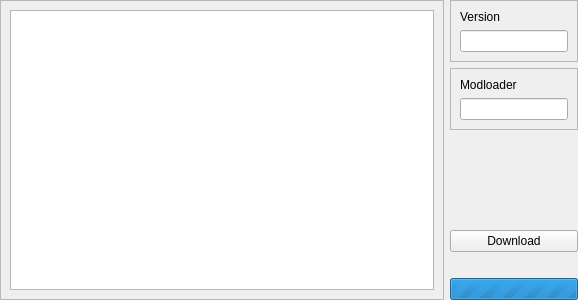
<?xml version="1.0" encoding="UTF-8"?>
<ui version="4.0">
 <class>Form</class>
 <widget class="QWidget" name="Form">
  <property name="geometry">
   <rect>
    <x>0</x>
    <y>0</y>
    <width>578</width>
    <height>300</height>
   </rect>
  </property>
  <property name="windowTitle">
   <string>Form</string>
  </property>
  <layout class="QHBoxLayout" name="horizontalLayout">
   <property name="leftMargin">
    <number>0</number>
   </property>
   <property name="topMargin">
    <number>0</number>
   </property>
   <property name="rightMargin">
    <number>0</number>
   </property>
   <property name="bottomMargin">
    <number>0</number>
   </property>
   <item>
    <widget class="QFrame" name="frame_4">
     <property name="sizePolicy">
      <sizepolicy hsizetype="Expanding" vsizetype="Preferred">
       <horstretch>0</horstretch>
       <verstretch>0</verstretch>
      </sizepolicy>
     </property>
     <property name="frameShape">
      <enum>QFrame::StyledPanel</enum>
     </property>
     <property name="frameShadow">
      <enum>QFrame::Raised</enum>
     </property>
     <layout class="QVBoxLayout" name="verticalLayout_5">
      <item>
       <widget class="QListWidget" name="items_list"/>
      </item>
     </layout>
    </widget>
   </item>
   <item>
    <widget class="QWidget" name="filters_widget" native="true">
     <property name="sizePolicy">
      <sizepolicy hsizetype="Maximum" vsizetype="Preferred">
       <horstretch>0</horstretch>
       <verstretch>0</verstretch>
      </sizepolicy>
     </property>
     <layout class="QVBoxLayout" name="verticalLayout_3">
      <property name="leftMargin">
       <number>0</number>
      </property>
      <property name="topMargin">
       <number>0</number>
      </property>
      <property name="rightMargin">
       <number>0</number>
      </property>
      <property name="bottomMargin">
       <number>0</number>
      </property>
      <item>
       <widget class="QFrame" name="frame_2">
        <property name="frameShape">
         <enum>QFrame::StyledPanel</enum>
        </property>
        <property name="frameShadow">
         <enum>QFrame::Raised</enum>
        </property>
        <layout class="QVBoxLayout" name="verticalLayout_2">
         <item>
          <widget class="QLabel" name="label">
           <property name="text">
            <string>Version</string>
           </property>
          </widget>
         </item>
         <item>
          <widget class="QLineEdit" name="version_line"/>
         </item>
        </layout>
       </widget>
      </item>
      <item>
       <widget class="QFrame" name="frame_3">
        <property name="frameShape">
         <enum>QFrame::StyledPanel</enum>
        </property>
        <property name="frameShadow">
         <enum>QFrame::Raised</enum>
        </property>
        <layout class="QVBoxLayout" name="verticalLayout_4">
         <item>
          <widget class="QLabel" name="label_2">
           <property name="text">
            <string>Modloader</string>
           </property>
          </widget>
         </item>
         <item>
          <widget class="QLineEdit" name="modloader_line"/>
         </item>
        </layout>
       </widget>
      </item>
      <item>
       <spacer name="verticalSpacer_2">
        <property name="orientation">
         <enum>Qt::Vertical</enum>
        </property>
        <property name="sizeHint" stdset="0">
         <size>
          <width>20</width>
          <height>40</height>
         </size>
        </property>
       </spacer>
      </item>
      <item>
       <widget class="QPushButton" name="download">
        <property name="text">
         <string>Download</string>
        </property>
       </widget>
      </item>
      <item>
       <widget class="QLabel" name="cur_mod">
        <property name="text">
         <string/>
        </property>
        <property name="wordWrap">
         <bool>true</bool>
        </property>
       </widget>
      </item>
      <item>
       <widget class="QProgressBar" name="download_progress">
        <property name="sizePolicy">
         <sizepolicy hsizetype="Preferred" vsizetype="Fixed">
          <horstretch>0</horstretch>
          <verstretch>0</verstretch>
         </sizepolicy>
        </property>
        <property name="maximum">
         <number>0</number>
        </property>
        <property name="value">
         <number>0</number>
        </property>
        <property name="format">
         <string>%v/%m</string>
        </property>
       </widget>
      </item>
     </layout>
    </widget>
   </item>
  </layout>
 </widget>
 <resources/>
 <connections/>
</ui>
